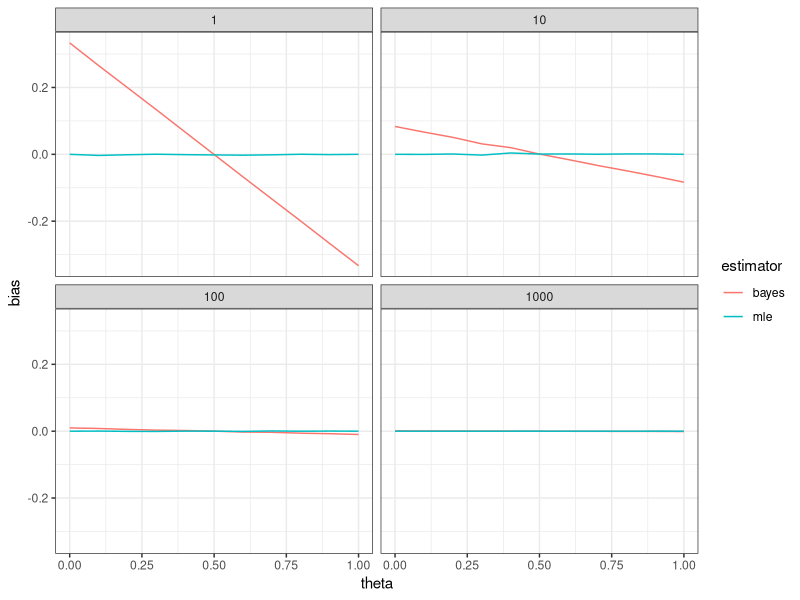
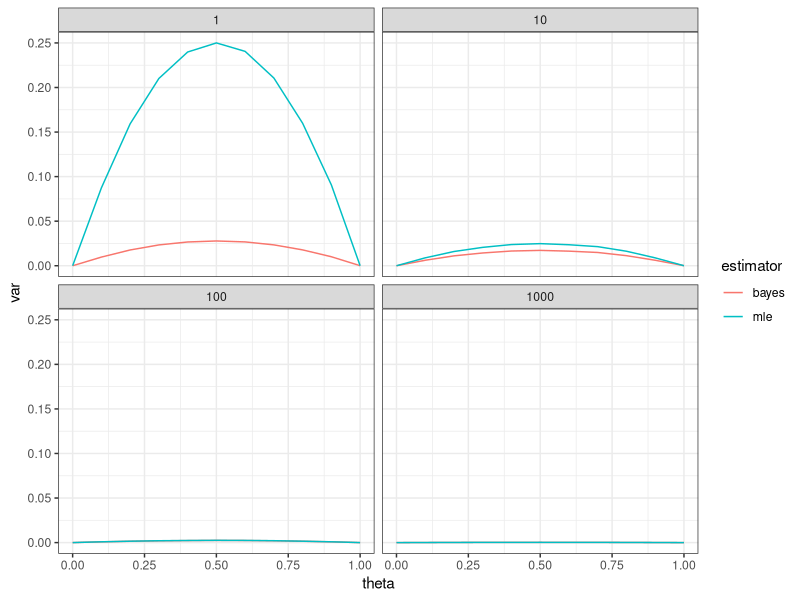
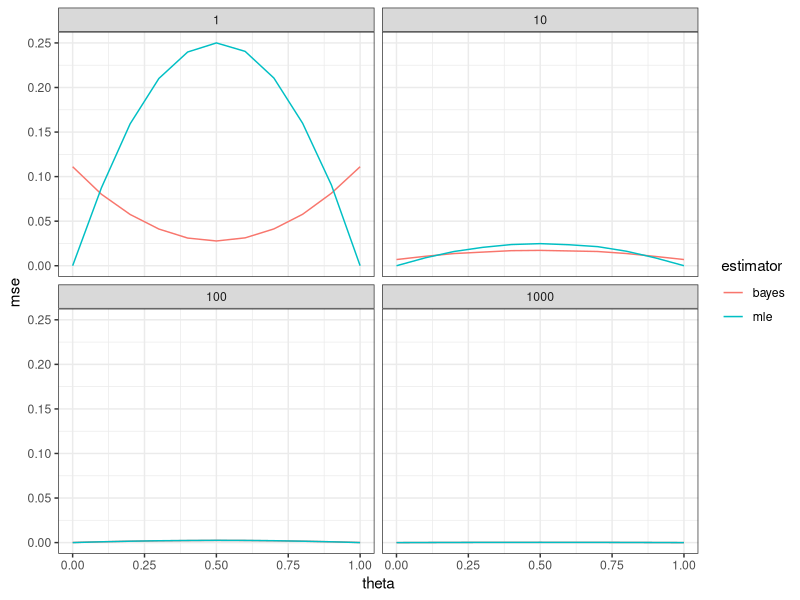

The R script that drew these images, in order:
## ------------------------------------------------------------------------
n <- 22
y <- 15
(mle <- y/n)

## ------------------------------------------------------------------------
(bayes <- (1+y)/(2+n))

## ------------------------------------------------------------------------
qbeta(c(.025,.975), 1+y, 1+n-y)

## ------------------------------------------------------------------------
n <- 10
theta <- 0.5

n_reps <- 1e4
mle <- numeric(n_reps)
bayes <- numeric(n_reps)

for (i in 1:n_reps) {
  y <- rbinom(1, size = n, prob = theta)
  mle[i] <- y/n
  bayes[i] <- (1+y)/(2+n)
}


mean(mle)  -0.5 # estimate of MLE bias
mean(bayes)-0.5 # estimate of Bayes bias

## ------------------------------------------------------------------------
mean(mle  ) + c(-1,1)*qnorm(.975)*sd(mle  )/sqrt(length(mle  )) - theta
mean(bayes) + c(-1,1)*qnorm(.975)*sd(bayes)/sqrt(length(bayes)) - theta

## ------------------------------------------------------------------------
y <- rbinom(n_reps, size = n, prob = theta)
mle   <- y/n
bayes <- (1+y)/(2+n)

mean(mle  ) + c(-1,1)*qnorm(.975)*sd(mle  )/sqrt(length(mle  )) - theta
mean(bayes) + c(-1,1)*qnorm(.975)*sd(bayes)/sqrt(length(bayes)) - theta

## ------------------------------------------------------------------------
settings <- expand.grid(n = 10^(0:3),
                        theta = seq(0,1,by=0.1))

## ---- eval=FALSE---------------------------------------------------------
## install.packages("plyr")

## ------------------------------------------------------------------------
library("plyr")

## ---- eval=FALSE---------------------------------------------------------
## ?plyr

## ------------------------------------------------------------------------
sim_study <- ddply(settings, .(n, theta), function(x) {
  y     <- rbinom(1e4, size = x$n, prob = x$theta)
  mle   <- y/x$n
  bayes <- (1+y)/(2+x$n)
  
  d <- data.frame(
    estimator = c("mle", "bayes"),
    bias      = c(mean(mle), mean(bayes)) - x$theta,
    var       = c(var(  mle), var(  bayes)))
  
  # d$se    <- sqrt(d$var / x$n)
  # d$lower <- d$bias-qnorm(.975)*d$se
  # d$upper <- d$bias+qnorm(.975)*d$se
  
  return(d)
})

## ------------------------------------------------------------------------
library("ggplot2")

ggplot(sim_study, aes(x=theta, y=bias, color=estimator)) +
  geom_line() +
  facet_wrap(~n) + 
  theme_bw()

## ------------------------------------------------------------------------
library("ggplot2")

ggplot(sim_study, aes(x=theta, y=var, color=estimator)) +
  geom_line() +
  facet_wrap(~n) + 
  theme_bw()

## ------------------------------------------------------------------------
sim_study$mse <- sim_study$var + sim_study$bias^2

ggplot(sim_study, aes(x=theta, y=mse, color=estimator)) +
  geom_line() +
  facet_wrap(~n) + 
  theme_bw()
